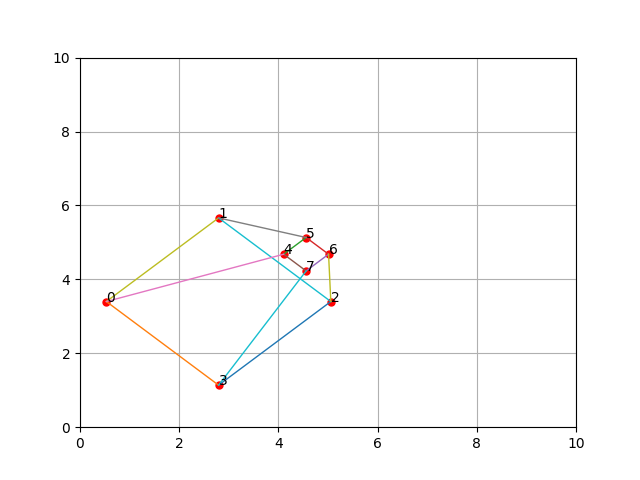

Source code (Python):
'''
- 3D to 2D perspective projection
- https://towardsdatascience.com/camera-extrinsic-matrix-with-example-in-python-cfe80acab8dd
'''	


from numpy.linalg import inv
import numpy as np
import matplotlib
#matplotlib.use('TkAgg')
import matplotlib.pyplot as plt
#import pyrender
import math

def homogenize(cartesian_vector: np.array):
    #Convert a vector from cartesian coordinates into homogenious coordinates.
    shape = cartesian_vector.shape
    homogenious_vector = np.ones((*shape[:-1], shape[-1] + 1))
    homogenious_vector[..., :-1] = cartesian_vector
    return homogenious_vector

def get_rot_x(angle):
    '''
    transformation matrix that rotates a point about the standard X axis
    '''
    Rx = np.zeros(shape=(3, 3))
    Rx[0, 0] = 1
    Rx[1, 1] = np.cos(angle)
    Rx[1, 2] = -np.sin(angle)
    Rx[2, 1] = np.sin(angle)
    Rx[2, 2] = np.cos(angle)
    
    return Rx

def get_rot_y(angle):
    '''
    transformation matrix that rotates a point about the standard Y axis
    '''
    Ry = np.zeros(shape=(3, 3))
    Ry[0, 0] = np.cos(angle)
    Ry[0, 2] = -np.sin(angle)
    Ry[2, 0] = np.sin(angle)
    Ry[2, 2] = np.cos(angle)
    Ry[1, 1] = 1
    
    return Ry

def get_rot_z(angle):
    '''
    transformation matrix that rotates a point about the standard Z axis
    '''
    Rz = np.zeros(shape=(3, 3))
    Rz[0, 0] = np.cos(angle)
    Rz[0, 1] = -np.sin(angle)
    Rz[1, 0] = np.sin(angle)
    Rz[1, 1] = np.cos(angle)
    Rz[2, 2] = 1
    
    return Rz

def rotation_matrix(angles, order):
    '''
    Create a matrix that rotates a vector through the given angles in the given order
    wrt the standard global axes (extrinsic rotation)
    Note: The rotation is carried out anti-clockwise in a left handed axial system
    E.g.: rotation_angles = [np.pi/4]
	E.g.: rotation_order = 'z'#'y'
    '''
    fn_mapping = {'x': get_rot_x, 'y': get_rot_y, 'z': get_rot_z}
    net = np.identity(3)
    for angle, axis in list(zip(angles, order))[::-1]:
        if fn_mapping.get(axis) is None:
            raise ValueError("Invalid axis")
        R = fn_mapping.get(axis)
        net = np.matmul(net, R(angle))
        
    return net

def translation_matrix(offset):
    #Create a transformation matrix that translates a vetor by the given offset
    #E.g.: offset = np.array([7, 2, 0])
    T = np.identity(4)
    T[:3, 3] = offset
    return T

def point3d_relative_to_camera(point3d, rotation_angles, rotation_order, translation_offset):
	#ONE point3d in world coords to coords relative to camera 
	# create rotation matrix
	R = rotation_matrix(rotation_angles, rotation_order)
	R_ = np.identity(4)
	R_[:3, :3] = R

	# create translation transformation matrix
	T_ = translation_matrix(translation_offset)
	E = np.linalg.inv(R_ @ T_)
	# remove last row of E
	E = E[:-1, :]
	
	#apply camera extrinsics to world coords to obtain camera relative coords
	points3d_cam = E @ homogenize(point3d)
	return points3d_cam

def points3d_relative_to_camera(points3d, rotation_angles, rotation_order, translation_offset):
	#for MANY points
	points3d_cam = np.zeros((points3d.shape[0], 3))
	for i, point3d in enumerate(points3d):
		#apply camera extrinsics (pose)
		point3d_cam = point3d_relative_to_camera(point3d, rotation_angles, rotation_order, translation_offset)
		points3d_cam[i]=point3d_cam
	return points3d_cam

def point3d_relative_to_cam_to_2d(point3d,focal_distance, ppx, ppy, scale_x, scale_y):
	#Apply camera intrinsics to ONE point
	fx = focal_distance*scale_x
	fy = focal_distance*scale_y
	camera_intrinsic_matrix = [[fx, 0, ppx], [0, fy, ppy], [0, 0, 1]]
	homogeneous_point = camera_intrinsic_matrix @ point3d.T
	inhomogeneous_point = [homogeneous_point[0] / homogeneous_point[2], homogeneous_point[1] / homogeneous_point[2]]
	return inhomogeneous_point

def points3d_cam_to_pixels(points3d_cam, focal_distance, ppx, ppy, scale_x, scale_y):
	#Apply camera intrinsics to MANY points
	points2d = np.zeros((points3d.shape[0], 2))
	for i, point3d_cam in enumerate(points3d_cam):
		#apply camera extrinsics (pose)
		point2d = point3d_relative_to_cam_to_2d(point3d_cam, focal_distance, ppx, ppy, scale_x, scale_y)
		points2d[i]=point2d
	return points2d

#Matplotlib 10x10 image
pixel_plot, ax = plt.subplots()
plt.rcParams["figure.figsize"] = [10, 10]
plt.xlim(0, 10)
plt.ylim(0, 10)
plt.grid()

#A cube
points3d = np.array([[1,1,1], [1,5,1], [5,5,1], [5,1,1],  #fron square
	                 [1,1,5], [1,5,5], [5,5,5], [5,1,5]]) #back square

#Lines between the 3d points
lines = np.array([[0,1],[1,2],[2,3],[3,0], #fron square
	             [4,5],[5,6],[6,7],[7,4], #back square
	             [0,4],[1,5],[2,6],[3,7]]
	             )

#Apply camera pose (extrinsics)
rotation_angles = [np.pi/4]
rotation_order = 'z'#'y'
translation_offset = np.array([7, 2, 0])
points3d_cam = points3d_relative_to_camera(points3d, rotation_angles, rotation_order, translation_offset)

#Apply camera intrinsics
focal_pane_width=10
focal_pane_height=10
focal_distance = 0.8#1
scalex = 1
scaley = 1
ppx=focal_pane_width/2
ppy=focal_pane_height/2
points2d = points3d_cam_to_pixels(points3d_cam, focal_distance, ppx, ppy, scalex, scaley)

#Show points 2d
for i, pixel in enumerate(points2d):
	plt.plot(pixel[0],pixel[1], marker='o', markersize=5, markeredgecolor="red", markerfacecolor="red") 
	ax.annotate(str(i), (pixel[0], pixel[1]))
	print("point3d("+str(i)+"):"+str(pixel[0])+","+str(pixel[1]))

#Show lines
for l, line in enumerate(lines):
	from_pixel = points2d[line[0]]
	to_pixel = points2d[line[1]]
	plt.plot([from_pixel[0],to_pixel[0]], [from_pixel[1],to_pixel[1]], linewidth=1, markersize=0)

#plt.show()
plt.savefig('perspective_projection_extrinsics.png')

